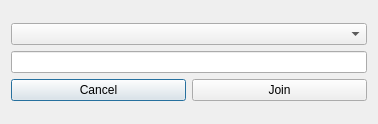
<?xml version="1.0" encoding="UTF-8"?>
<ui version="4.0">
 <class>JoinTeam</class>
 <widget class="QDialog" name="JoinTeam">
  <property name="geometry">
   <rect>
    <x>0</x>
    <y>0</y>
    <width>378</width>
    <height>124</height>
   </rect>
  </property>
  <property name="windowTitle">
   <string>To-Do List join team</string>
  </property>
  <layout class="QGridLayout" name="gridLayout">
   <item row="0" column="0">
    <layout class="QVBoxLayout" name="verticalLayout">
     <item>
      <widget class="QComboBox" name="joinTeamSelect"/>
     </item>
     <item>
      <widget class="QLineEdit" name="joinTeamPassword">
       <property name="echoMode">
        <enum>QLineEdit::EchoMode::Password</enum>
       </property>
       <property name="clearButtonEnabled">
        <bool>true</bool>
       </property>
      </widget>
     </item>
     <item>
      <layout class="QHBoxLayout" name="horizontalLayout">
       <item>
        <widget class="QPushButton" name="joinTeamCancelButton">
         <property name="text">
          <string>Cancel</string>
         </property>
        </widget>
       </item>
       <item>
        <widget class="QPushButton" name="joinTeamConfrimButton">
         <property name="text">
          <string>Join</string>
         </property>
        </widget>
       </item>
      </layout>
     </item>
    </layout>
   </item>
  </layout>
 </widget>
 <resources/>
 <connections/>
</ui>
